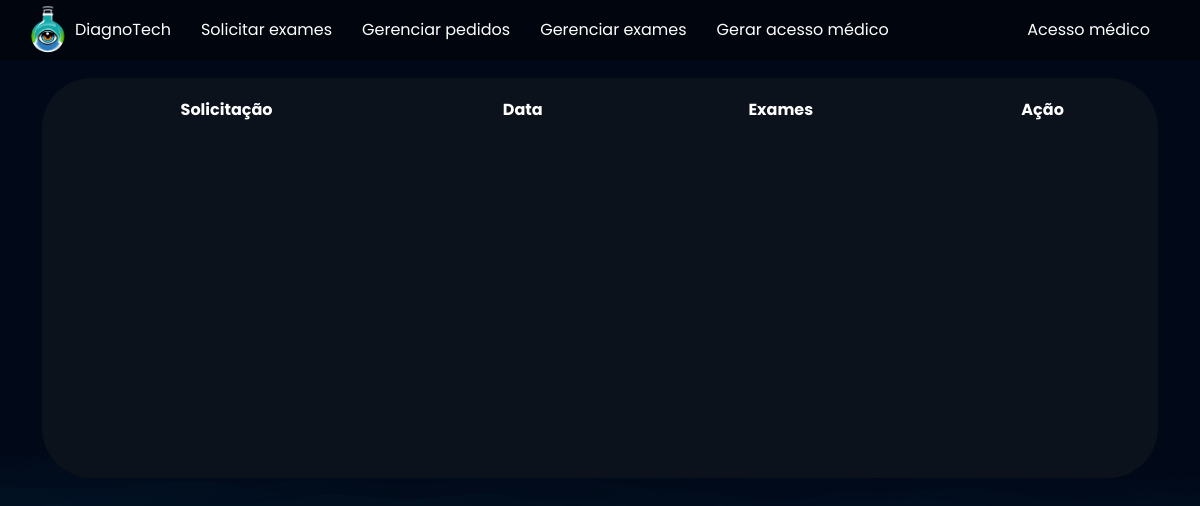
Page /exames/gerenciar_pedidos/ (signed in) on the earlier database version.
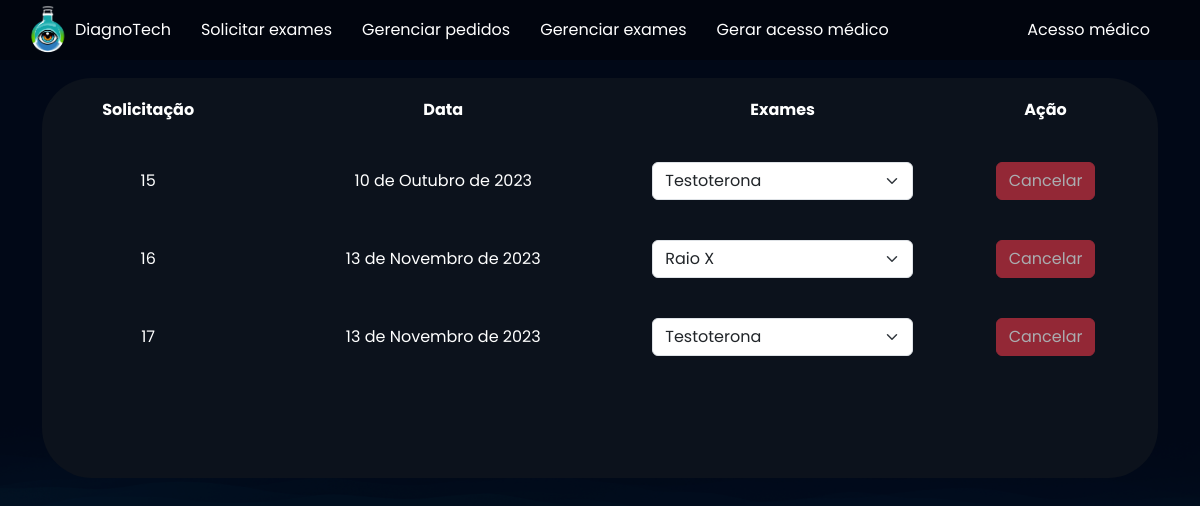
Same page on the later database version.
### exames/models.py (models this page shows, shortened)
class PedidosExames(models.Model):
    usuario = models.ForeignKey(User, on_delete=models.DO_NOTHING)
    exames = models.ManyToManyField(SolicitacaoExame)
    agendado = models.BooleanField(default=True)
    data = models.DateField()

### exames/views.py (the view)
# urls.py: path('gerenciar_pedidos/', views.gerenciar_pedidos, name = 'gerenciar_pedidos'),
@login_required(login_url="/usuarios/login/")
def gerenciar_pedidos(request):
    pedidos_exames = PedidosExames.objects.filter(usuario=request.user)
    return render(request, 'gerenciar_pedidos.html', {'pedidos_exames': pedidos_exames})

### exames/templates/gerenciar_pedidos.html (shortened to what this page needs)
{% extends "bases/base.html" %} {% load static %} {% block 'head' %}
<link href="{% static 'exames/css/css.css' %}" rel="stylesheet" />
<link href="{% static 'exames/css/gerenciar_pedidos.css' %}" rel="stylesheet" />
{% endblock 'head' %} {% block 'conteudo' %}
<br />
<br />
<div class="container">
  <div class="card card-view">
    <table>
      <tr>
        <th>Solicitação</th>
        <th>Data</th>
        <th>Exames</th>
        <th>Ação</th>
      </tr>
      {% for pedido in pedidos_exames %}
      <tr class="linha-tabela">
        <td>{{pedido.id}}</td>
        <td>{{pedido.data}}</td>
        <td>
          <select class="form-select">
            {% for exame in pedido.exames.all %}
            <option style="color: black" value="">{{exame.exame.nome}}</option>
            {% endfor %}
          </select>
        </td>
        <td>
          <a href="{% url 'cancelar_pedido' pedido.id %}"
            class="btn btn-danger {% if not pedido.agendado %} disabled {% endif %}">Cancelar</a>
        </td>
      </tr>
      {% endfor %}
    </table>
  </div>
</div>
{% endblock 'conteudo' %}

Differences in the rows shown:
added PedidosExames: id "15", data "10 de Outubro de 2023"
added PedidosExames: id "16", data "13 de Novembro de 2023"
added PedidosExames: id "17", data "13 de Novembro de 2023"
